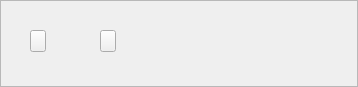
<?xml version="1.0" encoding="UTF-8"?>
<ui version="4.0">
 <class>SliderControl</class>
 <widget class="QWidget" name="SliderControl">
  <property name="geometry">
   <rect>
    <x>0</x>
    <y>0</y>
    <width>358</width>
    <height>87</height>
   </rect>
  </property>
  <property name="windowTitle">
   <string>Form</string>
  </property>
  <layout class="QVBoxLayout" name="verticalLayout">
   <property name="spacing">
    <number>0</number>
   </property>
   <property name="leftMargin">
    <number>0</number>
   </property>
   <property name="topMargin">
    <number>0</number>
   </property>
   <property name="rightMargin">
    <number>0</number>
   </property>
   <property name="bottomMargin">
    <number>0</number>
   </property>
   <item>
    <widget class="QFrame" name="frameSlider">
     <property name="frameShape">
      <enum>QFrame::StyledPanel</enum>
     </property>
     <property name="frameShadow">
      <enum>QFrame::Raised</enum>
     </property>
     <widget class="QPushButton" name="pushButtonLeft">
      <property name="geometry">
       <rect>
        <x>30</x>
        <y>30</y>
        <width>16</width>
        <height>22</height>
       </rect>
      </property>
      <property name="minimumSize">
       <size>
        <width>16</width>
        <height>22</height>
       </size>
      </property>
      <property name="maximumSize">
       <size>
        <width>16</width>
        <height>22</height>
       </size>
      </property>
      <property name="text">
       <string/>
      </property>
     </widget>
     <widget class="QPushButton" name="pushButtonRight">
      <property name="geometry">
       <rect>
        <x>100</x>
        <y>30</y>
        <width>16</width>
        <height>22</height>
       </rect>
      </property>
      <property name="minimumSize">
       <size>
        <width>16</width>
        <height>22</height>
       </size>
      </property>
      <property name="maximumSize">
       <size>
        <width>16</width>
        <height>22</height>
       </size>
      </property>
      <property name="text">
       <string/>
      </property>
     </widget>
    </widget>
   </item>
  </layout>
 </widget>
 <resources/>
 <connections/>
</ui>
